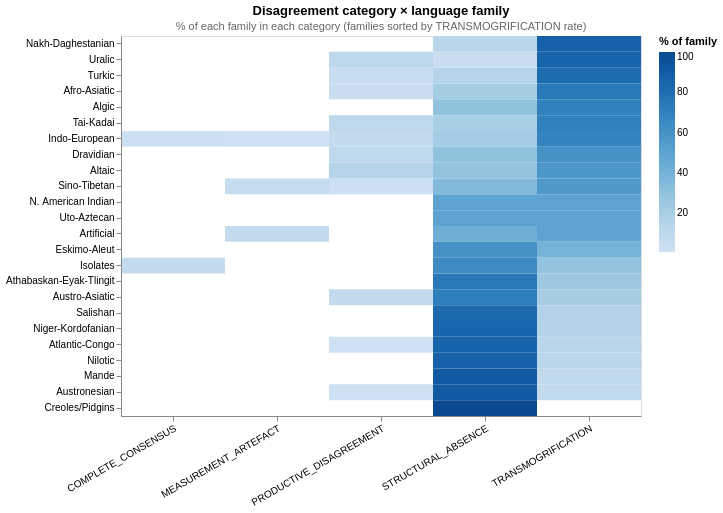

The notebook cell saved with this chart:
### Markdown cell above
## 5.6 Category × Language Family

Does the disagreement pattern vary systematically by language family? Rows are sorted by TRANSMOGRIFICATION rate (highest first) to surface which families are most susceptible to fabricated output.

### Code cell
# Short display labels for the chart. Most reconciled family names (Atlantic-Congo,
# Mande, Algic, Turkic, ...) are already short, so a generic " languages" suffix-strip
# handles the long ISO 639-5 forms that survived reconciliation (Indo-European
# languages, Sino-Tibetan languages, Tai-Kadai languages). A small override dict
# handles the few cases that want explicit abbreviation or renaming.
FAMILY_ABBREVIATIONS = {
    'North American Indian':   'N. American Indian',
    'South American Indian':   'S. American Indian',
    'Central American Indian': 'C. American Indian',
    'Creoles and pidgins':     'Creoles/Pidgins',
    'Language isolate':        'Isolates',
}

def short_family_name(name):
    if not isinstance(name, str):
        return name
    stripped = name.removesuffix(' languages').removesuffix(' language')
    return FAMILY_ABBREVIATIONS.get(stripped, stripped)

# Restrict to families with at least 5 languages for readability
family_sizes = result_df['language_family'].value_counts()
major_families = family_sizes[family_sizes >= 5].index
plot_df = result_df[result_df['language_family'].isin(major_families)].copy()
plot_df['family_short'] = plot_df['language_family'].map(short_family_name)

family_cat = (
    plot_df.groupby(['family_short', 'category'])
    .size()
    .reset_index(name='n')
)
totals = family_cat.groupby('family_short')['n'].sum().rename('total')
family_cat = family_cat.join(totals, on='family_short')
family_cat['pct'] = (family_cat['n'] / family_cat['total'] * 100).round(1)

# Sort families by TRANSMOGRIFICATION rate
tmog_pct = (
    family_cat[family_cat['category'] == 'TRANSMOGRIFICATION']
    .set_index('family_short')['pct']
)
family_order = list(tmog_pct.sort_values(ascending=False).index)

print('TRANSMOGRIFICATION rate by family (top 10):')
for fam in family_order[:10]:
    n_total = int(totals.get(fam, 0))
    pct = tmog_pct.get(fam, 0)
    print(f'  {fam:<22} {pct:.1f}%  (n={n_total})')

alt.Chart(family_cat).mark_rect().encode(
    x=alt.X('category:N', sort=CAT_ORDER, title=None,
            axis=alt.Axis(labelAngle=-30, labelLimit=220)),
    y=alt.Y('family_short:N', sort=family_order, title=None),
    color=alt.Color('pct:Q', scale=alt.Scale(scheme='blues'), title='% of family'),
    tooltip=[
        'family_short:N', 'category:N',
        alt.Tooltip('n:Q', title='Languages'),
        alt.Tooltip('pct:Q', format='.1f', title='% of family'),
    ],
).properties(
    width=520, height=380,
    title=alt.TitleParams(
        'Disagreement category × language family',
        subtitle='% of each family in each category (families sorted by TRANSMOGRIFICATION rate)',
        subtitleColor='#666', subtitleFontSize=11,
    ),
)

### Figure 1 — Vega specification as saved in the notebook (floating-point values rounded to 4 significant figures)
{"$schema": "https://vega.github.io/schema/vega/v6.json", "data": [{"name": "source_0"}, {"name": "data_0", "values": [{"category": "PRODUCTIVE_DISAGREEMENT", "family_short": "Afro-Asiatic", "n": 2, "pct": 3.9}, {"category": "STRUCTURAL_ABSENCE", "family_short": "Afro-Asiatic", "n": 11, "pct": 21.6}, {"category": "TRANSMOGRIFICATION", "family_short": "Afro-Asiatic", "n": 38, "pct": 74.5}, {"category": "STRUCTURAL_ABSENCE", "family_short": "Algic", "n": 6, "pct": 30.0}, {"category": "TRANSMOGRIFICATION", "family_short": "Algic", "n": 14, "pct": 70.0}, {"category": "PRODUCTIVE_DISAGREEMENT", "family_short": "Altaic", "n": 1, "pct": 14.3}, {"category": "STRUCTURAL_ABSENCE", "family_short": "Altaic", "n": 2, "pct": 28.6}, {"category": "TRANSMOGRIFICATION", "family_short": "Altaic", "n": 4, "pct": 57.1}, {"category": "MEASUREMENT_ARTEFACT", "family_short": "Artificial", "n": 1, "pct": 7.1}, {"category": "STRUCTURAL_ABSENCE", "family_short": "Artificial", "n": 6, "pct": 42.9}, {"category": "TRANSMOGRIFICATION", "family_short": "Artificial", "n": 7, "pct": 50.0}, {"category": "STRUCTURAL_ABSENCE", "family_short": "Athabaskan-Eyak-Tlingit", "n": 9, "pct": 75.0}, {"category": "TRANSMOGRIFICATION", "family_short": "Athabaskan-Eyak-Tlingit", "n": 3, "pct": 25.0}, {"category": "PRODUCTIVE_DISAGREEMENT", "family_short": "Atlantic-Congo", "n": 1, "pct": 0.7}, {"category": "STRUCTURAL_ABSENCE", "family_short": "Atlantic-Congo", "n": 118, "pct": 86.1}, {"category": "TRANSMOGRIFICATION", "family_short": "Atlantic-Congo", "n": 18, "pct": 13.1}, {"category": "PRODUCTIVE_DISAGREEMENT", "family_short": "Austro-Asiatic", "n": 1, "pct": 7.1}, {"category": "STRUCTURAL_ABSENCE", "family_short": "Austro-Asiatic", "n": 10, "pct": 71.4}, {"category": "TRANSMOGRIFICATION", "family_short": "Austro-Asiatic", "n": 3, "pct": 21.4}, {"category": "PRODUCTIVE_DISAGREEMENT", "family_short": "Austronesian", "n": 1, "pct": 1.2}, {"category": "STRUCTURAL_ABSENCE", "family_short": "Austronesian", "n": 75, "pct": 90.4}, {"category": "TRANSMOGRIFICATION", "family_short": "Austronesian", "n": 7, "pct": 8.4}, {"category": "STRUCTURAL_ABSENCE", "family_short": "Creoles/Pidgins", "n": 18, "pct": 100.0}, {"category": "PRODUCTIVE_DISAGREEMENT", "family_short": "Dravidian", "n": 1, "pct": 10.0}, {"category": "STRUCTURAL_ABSENCE", "family_short": "Dravidian", "n": 3, "pct": 30.0}, {"category": "TRANSMOGRIFICATION", "family_short": "Dravidian", "n": 6, "pct": 60.0}, {"category": "STRUCTURAL_ABSENCE", "family_short": "Eskimo-Aleut", "n": 3, "pct": 60.0}, {"category": "TRANSMOGRIFICATION", "family_short": "Eskimo-Aleut", "n": 2, "pct": 40.0}, {"category": "COMPLETE_CONSENSUS", "family_short": "Indo-European", "n": 4, "pct": 1.6}, {"category": "MEASUREMENT_ARTEFACT", "family_short": "Indo-European", "n": 2, "pct": 0.8}, {"category": "PRODUCTIVE_DISAGREEMENT", "family_short": "Indo-European", "n": 17, "pct": 7.0}, {"category": "STRUCTURAL_ABSENCE", "family_short": "Indo-European", "n": 54, "pct": 22.1}, {"category": "TRANSMOGRIFICATION", "family_short": "Indo-European", "n": 167, "pct": 68.4}, {"category": "COMPLETE_CONSENSUS", "family_short": "Isolates", "n": 1, "pct": 7.1}, {"category": "STRUCTURAL_ABSENCE", "family_short": "Isolates", "n": 9, "pct": 64.3}, {"category": "TRANSMOGRIFICATION", "family_short": "Isolates", "n": 4, "pct": 28.6}, {"category": "STRUCTURAL_ABSENCE", "family_short": "Mande", "n": 10, "pct": 90.9}, {"category": "TRANSMOGRIFICATION", "family_short": "Mande", "n": 1, "pct": 9.1}, {"category": "STRUCTURAL_ABSENCE", "family_short": "N. American Indian", "n": 3, "pct": 50.0}, {"category": "TRANSMOGRIFICATION", "family_short": "N. American Indian", "n": 3, "pct": 50.0}, {"category": "STRUCTURAL_ABSENCE", "family_short": "Nakh-Daghestanian", "n": 1, "pct": 12.5}, {"category": "TRANSMOGRIFICATION", "family_short": "Nakh-Daghestanian", "n": 7, "pct": 87.5}, {"category": "STRUCTURAL_ABSENCE", "family_short": "Niger-Kordofanian", "n": 11, "pct": 84.6}, {"category": "TRANSMOGRIFICATION", "family_short": "Niger-Kordofanian", "n": 2, "pct": 15.4}, {"category": "STRUCTURAL_ABSENCE", "family_short": "Nilotic", "n": 7, "pct": 87.5}, {"category": "TRANSMOGRIFICATION", "family_short": "Nilotic", "n": 1, "pct": 12.5}, {"category": "STRUCTURAL_ABSENCE", "family_short": "Salishan", "n": 5, "pct": 83.3}, {"category": "TRANSMOGRIFICATION", "family_short": "Salishan", "n": 1, "pct": 16.7}, {"category": "MEASUREMENT_ARTEFACT", "family_short": "Sino-Tibetan", "n": 3, "pct": 6.2}, {"category": "PRODUCTIVE_DISAGREEMENT", "family_short": "Sino-Tibetan", "n": 1, "pct": 2.1}, {"category": "STRUCTURAL_ABSENCE", "family_short": "Sino-Tibetan", "n": 17, "pct": 35.4}, {"category": "TRANSMOGRIFICATION", "family_short": "Sino-Tibetan", "n": 27, "pct": 56.2}, {"category": "PRODUCTIVE_DISAGREEMENT", "family_short": "Tai-Kadai", "n": 1, "pct": 10.0}, {"category": "STRUCTURAL_ABSENCE", "family_short": "Tai-Kadai", "n": 2, "pct": 20.0}, {"category": "TRANSMOGRIFICATION", "family_short": "Tai-Kadai", "n": 7, "pct": 70.0}, {"category": "PRODUCTIVE_DISAGREEMENT", "family_short": "Turkic", "n": 1, "pct": 4.8}, {"category": "STRUCTURAL_ABSENCE", "family_short": "Turkic", "n": 3, "pct": 14.3}, {"category": "TRANSMOGRIFICATION", "family_short": "Turkic", "n": 17, "pct": 81.0}, {"category": "PRODUCTIVE_DISAGREEMENT", "family_short": "Uralic", "n": 3, "pct": 11.1}, {"category": "STRUCTURAL_ABSENCE", "family_short": "Uralic", "n": 1, "pct": 3.7}, {"category": "TRANSMOGRIFICATION", "family_short": "Uralic", "n": 23, "pct": 85.2}, {"category": "STRUCTURAL_ABSENCE", "family_short": "Uto-Aztecan", "n": 3, "pct": 50.0}, {"category": "TRANSMOGRIFICATION", "family_short": "Uto-Aztecan", "n": 3, "pct": 50.0}]}, {"name": "source_0_x_domain_category", "values": [{"category": "PRODUCTIVE_DISAGREEMENT", "sort_field": 2.0}, {"category": "STRUCTURAL_ABSENCE", "sort_field": 3.0}, {"category": "TRANSMOGRIFICATION", "sort_field": 4.0}, {"category": "MEASUREMENT_ARTEFACT", "sort_field": 1.0}, {"category": "COMPLETE_CONSENSUS", "sort_field": 0.0}]}, {"name": "source_0_y_domain_family_short", "values": [{"family_short": "Afro-Asiatic", "sort_field": 3.0}, {"family_short": "Algic", "sort_field": 4.0}, {"family_short": "Altaic", "sort_field": 8.0}, {"family_short": "Artificial", "sort_field": 12.0}, {"family_short": "Athabaskan-Eyak-Tlingit", "sort_field": 15.0}, {"family_short": "Atlantic-Congo", "sort_field": 19.0}, {"family_short": "Austro-Asiatic", "sort_field": 16.0}, {"family_short": "Austronesian", "sort_field": 22.0}, {"family_short": "Creoles/Pidgins", "sort_field": 23.0}, {"family_short": "Dravidian", "sort_field": 7.0}, {"family_short": "Eskimo-Aleut", "sort_field": 13.0}, {"family_short": "Indo-European", "sort_field": 6.0}, {"family_short": "Isolates", "sort_field": 14.0}, {"family_short": "Mande", "sort_field": 21.0}, {"family_short": "N. American Indian", "sort_field": 10.0}, {"family_short": "Nakh-Daghestanian", "sort_field": 0.0}, {"family_short": "Niger-Kordofanian", "sort_field": 18.0}, {"family_short": "Nilotic", "sort_field": 20.0}, {"family_short": "Salishan", "sort_field": 17.0}, {"family_short": "Sino-Tibetan", "sort_field": 9.0}, {"family_short": "Tai-Kadai", "sort_field": 5.0}, {"family_short": "Turkic", "sort_field": 2.0}, {"family_short": "Uralic", "sort_field": 1.0}, {"family_short": "Uto-Aztecan", "sort_field": 11.0}]}, {"name": "data_0_color_domain_pct", "values": [{"min": 0.7, "max": 100.0}]}], "marks": [{"type": "rect", "name": "marks", "from": {"data": "data_0"}, "encode": {"update": {"fill": {"field": "pct", "scale": "color"}, "tooltip": {"signal": "{\"family_short\": isValid(datum[\"family_short\"]) ? datum[\"family_short\"] : \"\"+datum[\"family_short\"], \"category\": isValid(datum[\"category\"]) ? datum[\"category\"] : \"\"+datum[\"category\"], \"Languages\": format(datum[\"n\"], \"\"), \"% of family\": format(datum[\"pct\"], \".1f\")}"}, "x": {"field": "category", "scale": "x"}, "y": {"field": "family_short", "scale": "y"}, "width": {"signal": "max(0.25, bandwidth('x'))"}, "height": {"signal": "max(0.25, bandwidth('y'))"}}}, "style": ["rect"]}], "scales": [{"name": "x", "type": "band", "domain": {"data": "source_0_x_domain_category", "field": "category", "sort": {"op": "max", "field": "sort_field"}}, "range": [0, {"signal": "width"}], "paddingInner": 0, "paddingOuter": 0}, {"name": "y", "type": "band", "domain": {"data": "source_0_y_domain_family_short", "field": "family_short", "sort": {"op": "max", "field": "sort_field"}}, "range": [0, {"signal": "height"}], "paddingOuter": 0, "paddingInner": 0}, {"name": "color", "type": "linear", "domain": [{"signal": "(data(\"data_0_color_domain_pct\")[0] || {}).min"}, {"signal": "(data(\"data_0_color_domain_pct\")[0] || {}).max"}], "range": {"scheme": "blues"}, "interpolate": "hcl", "zero": false}], "axes": [{"scale": "x", "orient": "bottom", "grid": false, "labelBaseline": "top", "labelAlign": "right", "labelLimit": 220, "zindex": 1, "labelAngle": 330}, {"scale": "y", "orient": "left", "zindex": 1, "grid": false}], "title": {"text": "Disagreement category × language family", "subtitleColor": "#666", "subtitleFontSize": 11, "subtitle": "% of each family in each category (families sorted by TRANSMOGRIFICATION rate)", "frame": "group"}, "padding": 5, "background": "white", "legends": [{"title": "% of family", "fill": "color", "gradientLength": {"signal": "clamp(height, 64, 200)"}}], "style": "cell", "width": 520, "height": 380}
